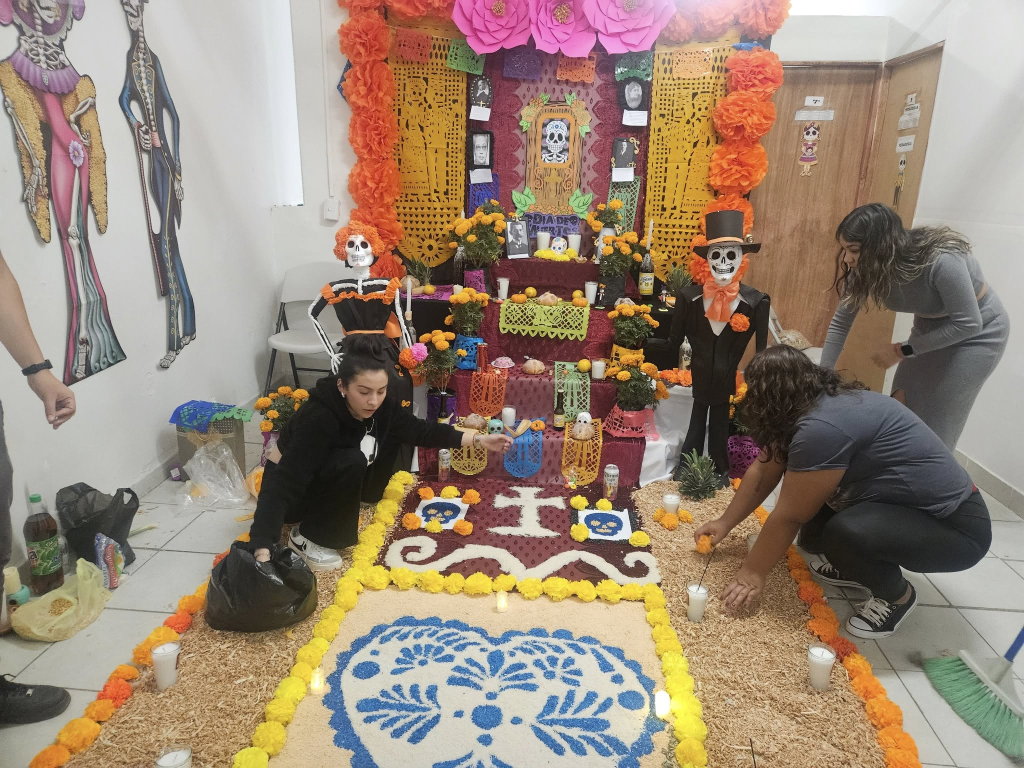
#> input picture assets/actividad-cultural.jpg, 2048 x 1536 px (shown at 1/2 size); its folder holds 4 pictures in this run; the run also reads 1 picture not shown here
$ python optimize_images.py
#> lines starting #> are read from the running program, lines starting #| are printed output that depends on the picture; pictures that were not available may be replaced by others from this repository, and a replacement may not be noted
from pathlib import Path

from PIL import Image, ImageOps


ROOT = Path(__file__).resolve().parents[1]
ASSETS = ROOT / "assets"


def save_webp(source: Path) -> None:
    with Image.open(source) as image:
#> image is the input picture: PIL image 2048x1536 RGB; mean R, G, B 153, 135.1, 118.6
        image = ImageOps.exif_transpose(image).convert("RGB")
        full_output = source.with_suffix(".webp")
        image.save(full_output, "WEBP", quality=84, method=6)

        if image.width > 640:
            mobile = image.copy()
            mobile.thumbnail((640, 6400), Image.Resampling.LANCZOS)
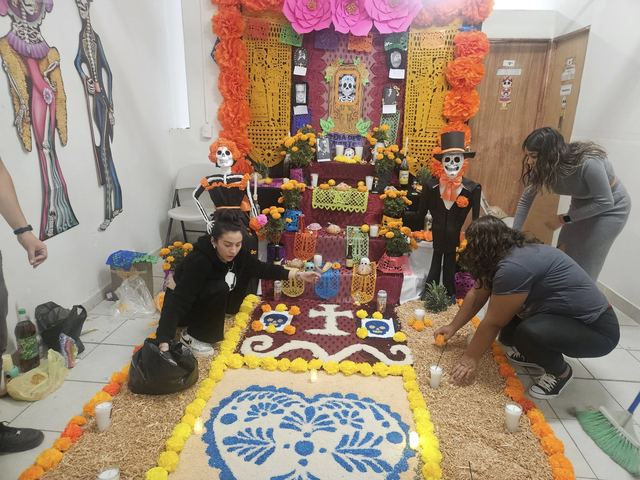
#> mobile: PIL image 640x480 RGB; mean R, G, B 153, 135.1, 118.6
            mobile.save(
                source.with_name(f"{source.stem}-640.webp"),
                "WEBP",
                quality=82,
                method=6,
            )

        print(f"{source.name}: {image.width}x{image.height}")
#| actividad-cultural.jpg: 2048x1536


for image_path in sorted(ASSETS.glob("*.jpg")):
    save_webp(image_path)

logo_path = ASSETS / "logo-san-pablo-nuevo.png"
with Image.open(logo_path) as logo:
    logo = ImageOps.exif_transpose(logo).convert("RGBA")
#> logo: PIL image 640x480 RGBA
    web_logo = ImageOps.contain(logo, (320, 320), Image.Resampling.LANCZOS)
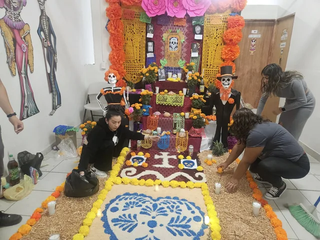
#> web_logo: PIL image 320x240 RGBA; mean R, G, B, A 153, 135.3, 118.6, 255
    web_logo.save(ASSETS / "logo-san-pablo-320.webp", "WEBP", quality=90, method=6)
    for size, filename in ((64, "favicon.png"), (180, "apple-touch-icon.png")):
        icon = ImageOps.contain(logo, (size, size), Image.Resampling.LANCZOS)
        canvas = Image.new("RGBA", (size, size), "white")
        canvas.alpha_composite(icon, ((size - icon.width) // 2, (size - icon.height) // 2))
        canvas.convert("RGB").save(ASSETS / filename, "PNG", optimize=True)
#> this loop made 2 passes
#> pass 1, `icon = ImageOps.contain(logo, (size, size), Image.Resampling.LANCZOS)`:
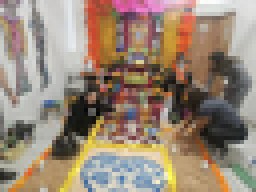
#> icon: PIL image 64x48 RGBA (shown 4 times larger); mean R, G, B, A 153, 135.3, 118.6, 255
#> pass 1, `canvas.convert("RGB").save(ASSETS / filename, "PNG", optimize=True)`:
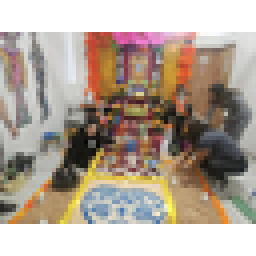
#> saved as favicon.png: PIL image 64x64 RGB (shown 4 times larger); mean R, G, B 178.5, 165.2, 152.7
#> pass 2, `icon = ImageOps.contain(logo, (size, size), Image.Resampling.LANCZOS)`:
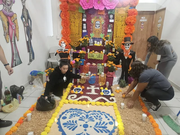
#> icon: PIL image 180x135 RGBA; mean R, G, B, A 153, 135.3, 118.6, 255
#> after the loop:
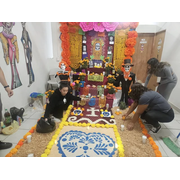
#> canvas: PIL image 180x180 RGBA; mean R, G, B, A 178.5, 165.2, 152.7, 255
